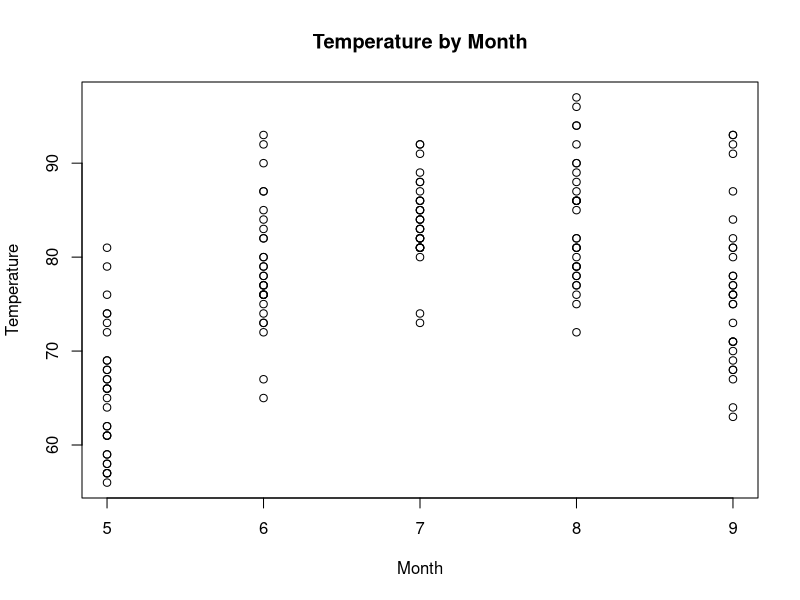
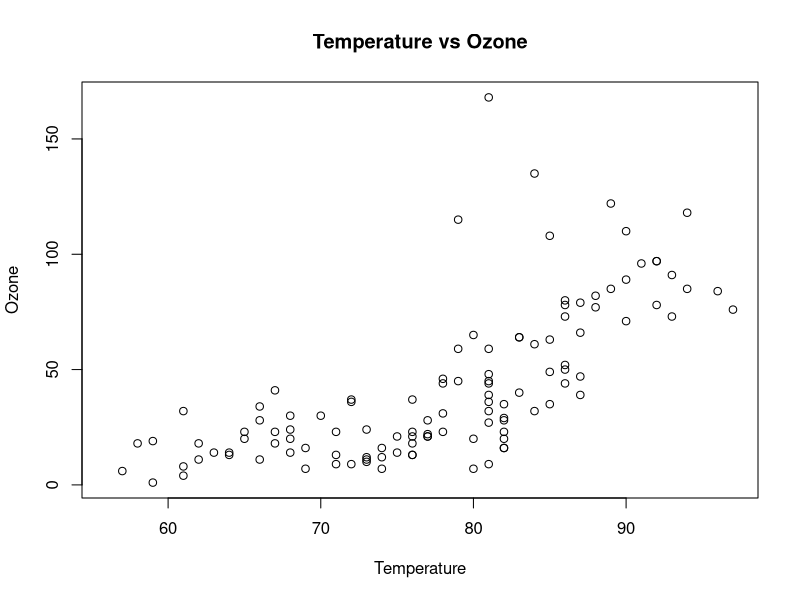
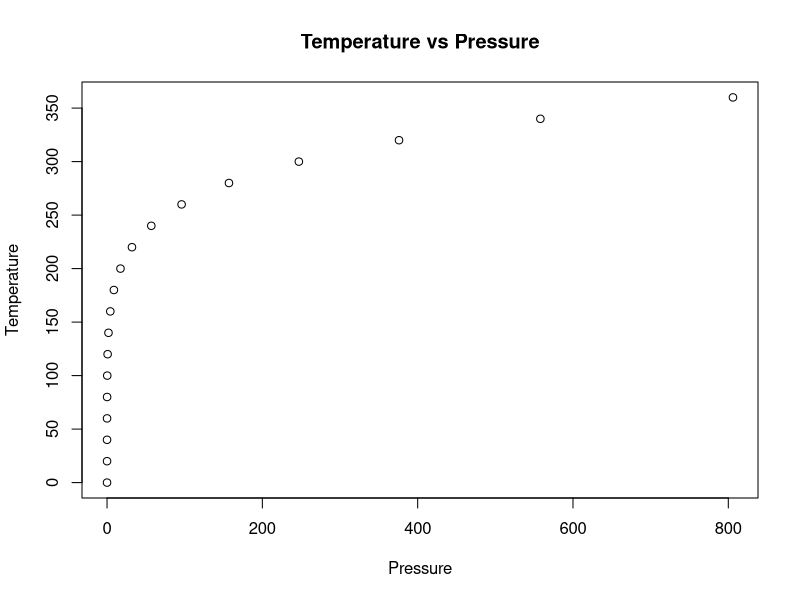
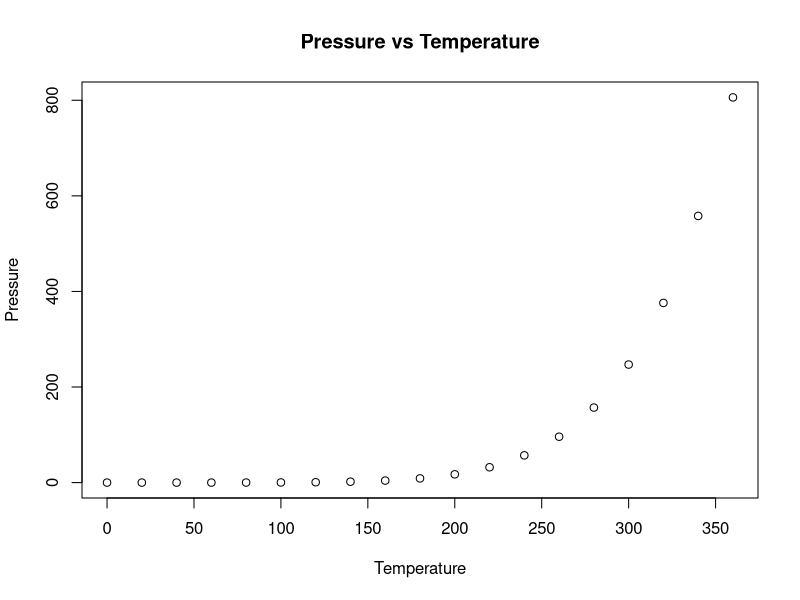

R code for these plots, in order:
## ---- chunk 1
Month <- airquality$Month #this is the Month variable
Temperature <- airquality$Temp #this is the Temperature variable
plot(x=Month, y=Temperature, main="Temperature by Month") #this is the scatter plot of Temperature by Month
## ---- chunk 2
Temperature <- airquality$Temp #this is the Temperature variable
Ozone <- airquality$Ozone #this is the Ozone variable
plot(x=Temperature, y=Ozone, main="Temperature vs Ozone") #this is the scatter plot of Temperature vs. Ozone
## ---- chunk 3
Pressure <- pressure$pressure #this is the Pressure variable
Temperature <- pressure$temperature #this is the Temperature variable
plot(x=Pressure, y=Temperature, main="Temperature vs Pressure") #this is the scatter plot of Temperature vs. Pressure
## ---- chunk 4
Pressure <- pressure$pressure #this is the Pressure variable
Temperature <- pressure$temperature #this is the Temperature variable
plot(y=Pressure, x=Temperature, main="Pressure vs Temperature") #this is the scatter plot of Pressure vs. Temperature
